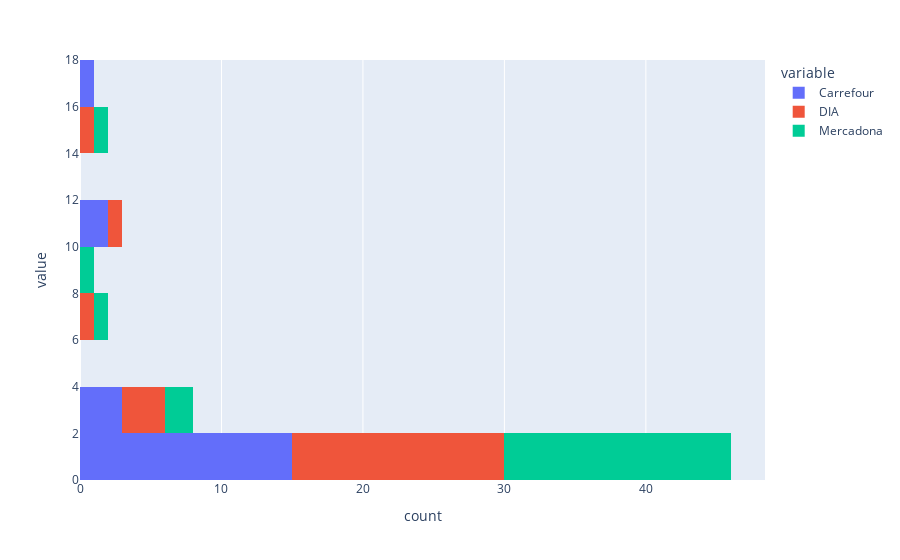

The notebook cell this image was saved under:
### Code cell
import plotly.express as px 
# Cantidad de valores
  
fig = px.histogram(df, y=["Carrefour",'DIA','Mercadona']) 
fig.update_layout(barmode='stack')
fig.show()

### Figure 1 — Plotly figure (JSON) as saved in the notebook; plotly's stock layout.template omitted (floating-point values rounded to 4 significant figures)
{"data": [{"alignmentgroup": "True", "bingroup": "y", "hovertemplate": "variable=Carrefour<br>count=%{x}<br>value=%{y}<extra></extra>", "legendgroup": "Carrefour", "marker": {"color": "#636efa", "pattern": {"shape": ""}}, "name": "Carrefour", "offsetgroup": "Carrefour", "orientation": "h", "showlegend": true, "type": "histogram", "xaxis": "x", "y": [16.95, 0.6, 2.49, 1.5, 1.56, 1.12, 0.23, 1.45, 1.29, 3.5, 1.16, 1, 1.49, 1.05, 10.44, 11.52, 1.69, 1.22, 2.7, 0.45, 0.72], "yaxis": "y"}, {"alignmentgroup": "True", "bingroup": "y", "hovertemplate": "variable=DIA<br>count=%{x}<br>value=%{y}<extra></extra>", "legendgroup": "DIA", "marker": {"color": "#EF553B", "pattern": {"shape": ""}}, "name": "DIA", "offsetgroup": "DIA", "orientation": "h", "showlegend": true, "type": "histogram", "xaxis": "x", "y": [15.79, 0.6, 2.69, 1.59, 1, 1.59, 0.25, 1.45, 1.29, 3.91, 1.35, 1.13, 1.3, 0.95, 6.48, 10.44, 1.99, 1.45, 2.39, 0.49, 0.85], "yaxis": "y"}, {"alignmentgroup": "True", "bingroup": "y", "hovertemplate": "variable=Mercadona<br>count=%{x}<br>value=%{y}<extra></extra>", "legendgroup": "Mercadona", "marker": {"color": "#00cc96", "pattern": {"shape": ""}}, "name": "Mercadona", "offsetgroup": "Mercadona", "orientation": "h", "showlegend": true, "type": "histogram", "xaxis": "x", "y": [15.85, 0.6, 2.49, 1.52, 1.44, 1.68, 0.23, 1.45, 1.29, 3.11, 0.66, 1.21, 1.29, 0.95, 6.12, 9.36, 1.99, 1.33, 1.99, 0.45, 0.76], "yaxis": "y"}], "layout": {"barmode": "stack", "legend": {"title": {"text": "variable"}, "tracegroupgap": 0}, "margin": {"t": 60}, "xaxis": {"anchor": "y", "domain": [0, 1], "title": {"text": "count"}}, "yaxis": {"anchor": "x", "domain": [0, 1], "title": {"text": "value"}}}}
